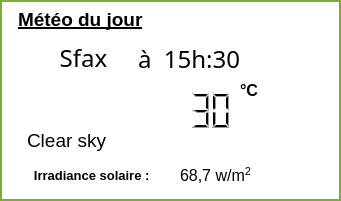
     <widget class="QWidget" name="weather" native="true">
      <property name="geometry">
       <rect>
        <x>360</x>
        <y>99</y>
        <width>341</width>
        <height>201</height>
       </rect>
      </property>
      <property name="styleSheet">
       <string notr="true">background-color: rgb(255, 255, 255);border:2px solid rgb(125, 172, 56);</string>
      </property>
      <widget class="QLabel" name="WeatherImage">
       <property name="geometry">
        <rect>
         <x>40</x>
         <y>80</y>
         <width>41</width>
         <height>41</height>
        </rect>
       </property>
       <property name="styleSheet">
        <string notr="true">border:0px ;</string>
       </property>
       <property name="text">
        <string/>
       </property>
       <property name="pixmap">
        <pixmap>images/01d.png</pixmap>
       </property>
       <property name="scaledContents">
        <bool>true</bool>
       </property>
      </widget>
      <widget class="QLabel" name="label_106">
       <property name="geometry">
        <rect>
         <x>240</x>
         <y>80</y>
         <width>31</width>
         <height>21</height>
        </rect>
       </property>
       <property name="font">
        <font>
         <pointsize>12</pointsize>
         <weight>75</weight>
         <bold>true</bold>
        </font>
       </property>
       <property name="styleSheet">
        <string notr="true">color: rgb(0, 0, 0);border:0px ;</string>
       </property>
       <property name="text">
        <string>°C</string>
       </property>
      </widget>
      <widget class="QLCDNumber" name="temperature">
       <property name="geometry">
        <rect>
         <x>180</x>
         <y>90</y>
         <width>61</width>
         <height>41</height>
        </rect>
       </property>
       <property name="styleSheet">
        <string notr="true">color:rgb(0, 0, 0);border:0px ;</string>
       </property>
       <property name="digitCount">
        <number>2</number>
       </property>
       <property name="value" stdset="0">
        <double>30.000000000000000</double>
       </property>
      </widget>
      <widget class="QLabel" name="Localisation">
       <property name="geometry">
        <rect>
         <x>38</x>
         <y>43</y>
         <width>91</width>
         <height>30</height>
        </rect>
       </property>
       <property name="font">
        <font>
         <family>Arial Rounded MT Bold</family>
         <pointsize>18</pointsize>
         <weight>50</weight>
         <bold>false</bold>
        </font>
       </property>
       <property name="styleSheet">
        <string notr="true">color: rgb(0, 0, 0);border:0px ;</string>
       </property>
       <property name="text">
        <string>Sfax</string>
       </property>
       <property name="alignment">
        <set>Qt::AlignCenter</set>
       </property>
      </widget>
      <widget class="QLabel" name="description">
       <property name="geometry">
        <rect>
         <x>27</x>
         <y>130</y>
         <width>191</width>
         <height>21</height>
        </rect>
       </property>
       <property name="font">
        <font>
         <family>Arial</family>
         <pointsize>14</pointsize>
        </font>
       </property>
       <property name="styleSheet">
        <string notr="true">color: rgb(0, 0, 0);border:0px ;</string>
       </property>
       <property name="text">
        <string>Clear sky</string>
       </property>
       <property name="alignment">
        <set>Qt::AlignLeading|Qt::AlignLeft|Qt::AlignVCenter</set>
       </property>
      </widget>
      <widget class="QLabel" name="humidity">
       <property name="geometry">
        <rect>
         <x>18</x>
         <y>160</y>
         <width>151</width>
         <height>31</height>
        </rect>
       </property>
       <property name="font">
        <font>
         <family>Arial</family>
         <pointsize>10</pointsize>
         <weight>75</weight>
         <bold>true</bold>
        </font>
       </property>
       <property name="styleSheet">
        <string notr="true">color: rgb(0, 0, 0);border:0px ;</string>
       </property>
       <property name="text">
        <string>&lt;html&gt;&lt;head/&gt;&lt;body&gt;&lt;p&gt;Irradiance solaire : &lt;/p&gt;&lt;/body&gt;&lt;/html&gt;</string>
       </property>
       <property name="alignment">
        <set>Qt::AlignCenter</set>
       </property>
      </widget>
      <widget class="QLabel" name="label_4">
       <property name="geometry">
        <rect>
         <x>18</x>
         <y>9</y>
         <width>151</width>
         <height>21</height>
        </rect>
       </property>
       <property name="font">
        <font>
         <pointsize>14</pointsize>
         <weight>75</weight>
         <bold>true</bold>
         <underline>true</underline>
        </font>
       </property>
       <property name="styleSheet">
        <string notr="true">color: rgb(0, 0, 0);border:0px;</string>
       </property>
       <property name="text">
        <string>Météo du jour</string>
       </property>
      </widget>
      <widget class="QLabel" name="hour">
       <property name="geometry">
        <rect>
         <x>138</x>
         <y>48</y>
         <width>141</width>
         <height>21</height>
        </rect>
       </property>
       <property name="font">
        <font>
         <family>Arial Rounded MT Bold</family>
         <pointsize>18</pointsize>
        </font>
       </property>
       <property name="styleSheet">
        <string notr="true">color:rgb(0, 0, 0);border:0px ;</string>
       </property>
       <property name="text">
        <string>à  15h:30</string>
       </property>
      </widget>
      <widget class="QLabel" name="label_6">
       <property name="geometry">
        <rect>
         <x>19</x>
         <y>40</y>
         <width>31</width>
         <height>31</height>
        </rect>
       </property>
       <property name="styleSheet">
        <string notr="true">border:0px ;</string>
       </property>
       <property name="text">
        <string/>
       </property>
       <property name="pixmap">
        <pixmap>images/loc.jpg</pixmap>
       </property>
       <property name="scaledContents">
        <bool>true</bool>
       </property>
      </widget>
      <widget class="QLabel" name="label">
       <property name="geometry">
        <rect>
         <x>180</x>
         <y>160</y>
         <width>101</width>
         <height>31</height>
        </rect>
       </property>
       <property name="font">
        <font>
         <pointsize>12</pointsize>
        </font>
       </property>
       <property name="styleSheet">
        <string notr="true">color:black;border:0px;</string>
       </property>
       <property name="text">
        <string>&lt;html&gt;&lt;head/&gt;&lt;body&gt;&lt;p&gt;68,7 w/m&lt;span style=&quot; vertical-align:super;&quot;&gt;2&lt;/span&gt;&lt;/p&gt;&lt;/body&gt;&lt;/html&gt;</string>
       </property>
      </widget>
     </widget>
